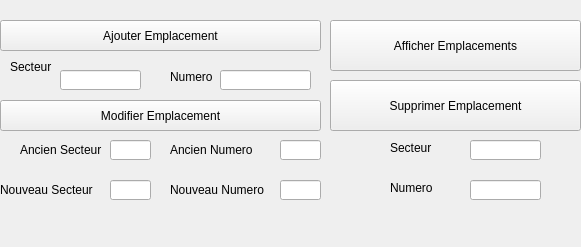
     <widget class="QWidget" name="page_6">
      <property name="geometry">
       <rect>
        <x>0</x>
        <y>0</y>
        <width>581</width>
        <height>247</height>
       </rect>
      </property>
      <attribute name="label">
       <string>Emplacements</string>
      </attribute>
      <widget class="QPushButton" name="pushButton_7">
       <property name="geometry">
        <rect>
         <x>330</x>
         <y>20</y>
         <width>251</width>
         <height>51</height>
        </rect>
       </property>
       <property name="text">
        <string>Afficher Emplacements</string>
       </property>
      </widget>
      <widget class="QPushButton" name="pushButton_9">
       <property name="geometry">
        <rect>
         <x>330</x>
         <y>80</y>
         <width>251</width>
         <height>51</height>
        </rect>
       </property>
       <property name="text">
        <string>Supprimer Emplacement</string>
       </property>
      </widget>
      <widget class="QLabel" name="label_14">
       <property name="geometry">
        <rect>
         <x>0</x>
         <y>180</y>
         <width>101</width>
         <height>21</height>
        </rect>
       </property>
       <property name="text">
        <string>&lt;html&gt;&lt;head/&gt;&lt;body&gt;&lt;p&gt;&lt;span style=&quot; font-size:9pt;&quot;&gt;Nouveau Secteur&lt;/span&gt;&lt;/p&gt;&lt;/body&gt;&lt;/html&gt;</string>
       </property>
      </widget>
      <widget class="QPushButton" name="pushButton_6">
       <property name="geometry">
        <rect>
         <x>0</x>
         <y>20</y>
         <width>321</width>
         <height>31</height>
        </rect>
       </property>
       <property name="text">
        <string>Ajouter Emplacement</string>
       </property>
      </widget>
      <widget class="QPushButton" name="pushButton_8">
       <property name="geometry">
        <rect>
         <x>0</x>
         <y>100</y>
         <width>321</width>
         <height>31</height>
        </rect>
       </property>
       <property name="text">
        <string>Modifier Emplacement</string>
       </property>
      </widget>
      <widget class="QLineEdit" name="lineEdit_11">
       <property name="geometry">
        <rect>
         <x>280</x>
         <y>140</y>
         <width>41</width>
         <height>20</height>
        </rect>
       </property>
      </widget>
      <widget class="QLineEdit" name="lineEdit_13">
       <property name="geometry">
        <rect>
         <x>470</x>
         <y>140</y>
         <width>71</width>
         <height>20</height>
        </rect>
       </property>
      </widget>
      <widget class="QLabel" name="label_12">
       <property name="geometry">
        <rect>
         <x>20</x>
         <y>140</y>
         <width>91</width>
         <height>21</height>
        </rect>
       </property>
       <property name="text">
        <string>&lt;html&gt;&lt;head/&gt;&lt;body&gt;&lt;p&gt;&lt;span style=&quot; font-size:9pt;&quot;&gt;Ancien Secteur&lt;/span&gt;&lt;/p&gt;&lt;/body&gt;&lt;/html&gt;</string>
       </property>
      </widget>
      <widget class="QLineEdit" name="lineEdit_10">
       <property name="geometry">
        <rect>
         <x>110</x>
         <y>180</y>
         <width>41</width>
         <height>20</height>
        </rect>
       </property>
      </widget>
      <widget class="QLabel" name="label_9">
       <property name="geometry">
        <rect>
         <x>10</x>
         <y>60</y>
         <width>47</width>
         <height>13</height>
        </rect>
       </property>
       <property name="text">
        <string>&lt;html&gt;&lt;head/&gt;&lt;body&gt;&lt;p&gt;&lt;span style=&quot; font-size:9pt;&quot;&gt;Secteur&lt;/span&gt;&lt;/p&gt;&lt;/body&gt;&lt;/html&gt;</string>
       </property>
      </widget>
      <widget class="QLabel" name="label_10">
       <property name="geometry">
        <rect>
         <x>170</x>
         <y>70</y>
         <width>47</width>
         <height>13</height>
        </rect>
       </property>
       <property name="text">
        <string>&lt;html&gt;&lt;head/&gt;&lt;body&gt;&lt;p&gt;&lt;span style=&quot; font-size:9pt;&quot;&gt;Numero&lt;/span&gt;&lt;/p&gt;&lt;/body&gt;&lt;/html&gt;</string>
       </property>
      </widget>
      <widget class="QLineEdit" name="lineEdit_7">
       <property name="geometry">
        <rect>
         <x>60</x>
         <y>70</y>
         <width>81</width>
         <height>20</height>
        </rect>
       </property>
      </widget>
      <widget class="QLineEdit" name="lineEdit_8">
       <property name="geometry">
        <rect>
         <x>220</x>
         <y>70</y>
         <width>91</width>
         <height>20</height>
        </rect>
       </property>
      </widget>
      <widget class="QLabel" name="label_15">
       <property name="geometry">
        <rect>
         <x>170</x>
         <y>180</y>
         <width>101</width>
         <height>21</height>
        </rect>
       </property>
       <property name="text">
        <string>&lt;html&gt;&lt;head/&gt;&lt;body&gt;&lt;p&gt;&lt;span style=&quot; font-size:9pt;&quot;&gt;Nouveau Numero&lt;/span&gt;&lt;/p&gt;&lt;/body&gt;&lt;/html&gt;</string>
       </property>
      </widget>
      <widget class="QLabel" name="label_11">
       <property name="geometry">
        <rect>
         <x>390</x>
         <y>140</y>
         <width>61</width>
         <height>16</height>
        </rect>
       </property>
       <property name="text">
        <string>&lt;html&gt;&lt;head/&gt;&lt;body&gt;&lt;p&gt;&lt;span style=&quot; font-size:9pt;&quot;&gt;Secteur&lt;/span&gt;&lt;/p&gt;&lt;/body&gt;&lt;/html&gt;</string>
       </property>
      </widget>
      <widget class="QLabel" name="label_16">
       <property name="geometry">
        <rect>
         <x>390</x>
         <y>180</y>
         <width>51</width>
         <height>16</height>
        </rect>
       </property>
       <property name="text">
        <string>&lt;html&gt;&lt;head/&gt;&lt;body&gt;&lt;p&gt;&lt;span style=&quot; font-size:9pt;&quot;&gt;Numero&lt;/span&gt;&lt;/p&gt;&lt;/body&gt;&lt;/html&gt;</string>
       </property>
      </widget>
      <widget class="QLabel" name="label_13">
       <property name="geometry">
        <rect>
         <x>170</x>
         <y>140</y>
         <width>91</width>
         <height>21</height>
        </rect>
       </property>
       <property name="text">
        <string>&lt;html&gt;&lt;head/&gt;&lt;body&gt;&lt;p&gt;&lt;span style=&quot; font-size:9pt;&quot;&gt;Ancien Numero&lt;/span&gt;&lt;/p&gt;&lt;/body&gt;&lt;/html&gt;</string>
       </property>
      </widget>
      <widget class="QLineEdit" name="lineEdit_9">
       <property name="geometry">
        <rect>
         <x>110</x>
         <y>140</y>
         <width>41</width>
         <height>20</height>
        </rect>
       </property>
      </widget>
      <widget class="QLineEdit" name="lineEdit_14">
       <property name="geometry">
        <rect>
         <x>470</x>
         <y>180</y>
         <width>71</width>
         <height>20</height>
        </rect>
       </property>
      </widget>
      <widget class="QLineEdit" name="lineEdit_12">
       <property name="geometry">
        <rect>
         <x>280</x>
         <y>180</y>
         <width>41</width>
         <height>20</height>
        </rect>
       </property>
      </widget>
     </widget>
